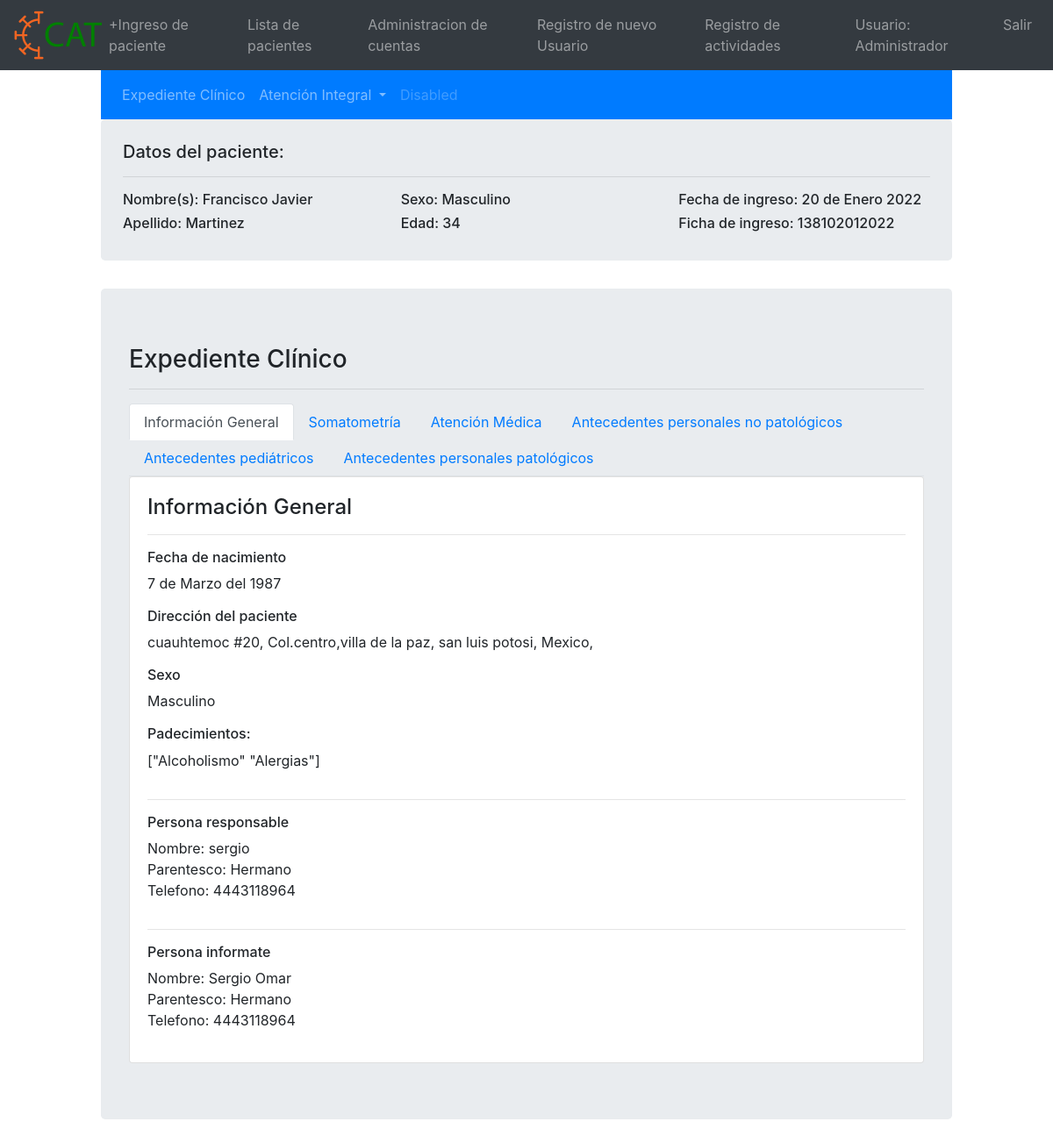
/patient_dashboard?enter_id=138102012022 (signed in), run on the app's committed database.
### main.py (models this page shows)
class User(db.Model, UserMixin):
    id = db.Column(db.Integer, primary_key=True)
    username = db.Column(db.String(20),nullable=False,unique=True)
    user_names = db.Column(db.String(20),nullable=False,unique=False)
    user_first_lastname=db.Column(db.String(20),nullable=False,unique=False)
    user_second_lastname=db.Column(db.String(20),nullable=True,unique=False)
    password = db.Column(db.String(80),nullable=False)
    set_new_password = db.Column(db.Boolean(),nullable=False)
    user_type = db.Column(db.String(20),nullable=False)
    user_cedula = db.Column(db.String(20),nullable=True)
    active_user = db.Column(db.Boolean(),nullable=False)
    created_by = db.Column(db.String(80),nullable=False)
    register_date = db.Column(db.DateTime, default=datetime.datetime.utcnow)

class Patient(db.Model, UserMixin):
    ct = datetime.datetime.now()
    id = db.Column(db.Integer, primary_key=True)
    enter_id = db.Column(db.Integer,nullable=False,unique=True)
    enter_date = db.Column(db.DateTime, default = datetime.datetime.utcnow)
    informacion_introducida_por = db.Column(db.String(20),nullable=False,unique=True)
    names = db.Column(db.String(20),nullable=False,unique=False)
    first_lastname = db.Column(db.String(30),nullable=False,unique=False)
    second_lastname = db.Column(db.String(30),nullable=False,unique=False)
    dia_nacimiento = db.Column(db.String(3),nullable=False)
    mes_nacimiento = db.Column(db.String(3),nullable=False)
    ano_nacimiento = db.Column(db.String(5),nullable=False)
    address_street = db.Column(db.String(30),nullable=False)
    address_number = db.Column(db.String(30),nullable=False)
    address_cp = db.Column(db.String(30),nullable=False)
    address_colonia = db.Column(db.String(40),nullable=False)
    address_municipio = db.Column(db.String(40),nullable=False)
    address_estado = db.Column(db.String(40),nullable=False)
    address_pais = db.Column(db.String(40),nullable=False)
    gender = db.Column(db.String(20),nullable=False)
    prueba_covid = db.Column(db.String(20),nullable=False)
    saturacion = db.Column(db.String(5),nullable=False)
    padecimientos = db.Column(db.String(250),nullable=False)
    alergias = db.Column(db.String(40))
    persona_responsable_nombre = db.Column(db.String(50),nullable=False)
    persona_responsable_parentesco = db.Column(db.String(30),nullable=False)
    persona_responsable_tel = db.Column(db.String(15))
    persona_informante_nombre = db.Column(db.String(50),nullable=False)
    persona_informante_parentesco = db.Column(db.String(30),nullable=False)
    persona_informante_tel = db.Column(db.String(15))
    ant_heredo_familiares = db.Column(db.Boolean(),default = False)
    ant_personales_no_pat = db.Column(db.Boolean(),default = False)
    ant_personales_pat = db.Column(db.Boolean(), default = False)
    ant_pediatricos = db.Column(db.Boolean(), default = False)
    ant_gineco = db.Column(db.String(), default = False)
    somatometria = db.Column(db.Boolean(), default = False)

### main.py (the view)
@app.route('/patient_dashboard',methods=['GET','POST'])
@login_required
def patient_dashboard():
    if request.method == "GET":
        data = request.args
        enter_id = data.get("enter_id")
        patient = Patient.query.filter_by(enter_id=enter_id).first()
        somatometria = Somatometria.query.filter_by(enter_id=enter_id).first()
        atencion_medica = Atencion_medica.query.filter_by(enter_id=enter_id).first()
        antecedentes_personales_no_patologicos = Antecedentes_personales_no_patologicos.query.filter_by(enter_id=enter_id).first()
        antecedentes_pediatricos = Antecedentes_pediatricos.query.filter_by(enter_id=enter_id).first()
        antecedentes_personales_patologicos = Antecedentes_personales_patologicos.query.filter_by(enter_id=enter_id).first()
        age = get_age(int(patient.dia_nacimiento),int(patient.mes_nacimiento),int(patient.ano_nacimiento))
        enter_date = patient.enter_date
        enter_date = f"{enter_date.day} de {format_spanish_month(enter_date.month)} {enter_date.year} "
        return render_template("patient_dashboard.html",names=patient.names,enter_id=patient.enter_id,first_lastname=patient.first_lastname,gender=patient.gender,age=age,enter_date=enter_date,patient=patient,format_spanish_month=format_spanish_month,somatometria=somatometria,atencion_medica=atencion_medica,antecedentes_personales_no_patologicos=antecedentes_personales_no_patologicos,antecedentes_pediatricos= antecedentes_pediatricos,antecedentes_personales_patologicos=antecedentes_personales_patologicos)

### main.py (called while the page is built)
@login_manager.user_loader
def load_user(user_id):
    return User.query.get(int(user_id))

def get_age(day,month,year):
    dt = datetime.datetime.today()
    cur_day = dt.day
    cur_month = dt.month
    cur_year = dt.year
    age = cur_year - year
    print(f"day={day} month={month} year={year}")
    if cur_month < month:
        age -=1
        return age
    elif(cur_month==month and cur_day<=day):
        age -= 1
        return age
    return age

def format_spanish_month(month):
    month = int(month)
    if month == 1:
        return "Enero"
    elif month == 2:
        return "Febrero"
    elif month == 3:
        return "Marzo"
    elif month == 4:
        return "Abril"
    elif month == 5:
        return "Mayo"
    elif month == 6:
        return "Junio"
    elif month == 7:
        return "Julio"
    elif month == 8:
        return "Agosto"
    elif month == 9:
        return "Septiembre"
    elif month == 10:
        return "Octubre"
    elif month == 11:
        return "Noviembre"
    else:
        return "Diciembre"

### templates/patient_dashboard.html (shortened to what this page needs)
{%extends "base.html" %}
{%block content%}
<div class="col-1"></div>
<div class="col-10">
    {% from "patient_navbar.html" import patient_navbar with context %}
    {{patient_navbar(enter_id)}}
    {% from "patient_navbar.html" import patient_info with context %}
    {{patient_info( names,first_lastname,gender,age,enter_id,enter_date)}}
    <div class="jumbotron">
        <h3>Expediente Clínico</h3>
        <hr>
    <nav>
  <div class="nav nav-tabs" id="nav-tab" role="tablist">
    <a class="nav-item nav-link active" id="informacion-general-tab" data-toggle="tab" href="#nav-informacion-general" role="tab" aria-controls="nav-home" aria-selected="true">Información General</a>
    <a class="nav-item nav-link" id="somatometria-tab" data-toggle="tab" href="#nav-somatometria" role="tab" aria-controls="nav-profile" aria-selected="false">Somatometría</a>
    <a class="nav-item nav-link" id="atencion-medica-tab" data-toggle="tab" href="#nav-atencion-medica" role="tab" aria-controls="nav-contact" aria-selected="false">Atención Médica</a>
    <a class="nav-item nav-link" id="antecedentes-personales-no-patologicos-tab" data-toggle="tab" href="#nav-antecedentes-personales-no-patologicos" role="tab" aria-controls="nav-contact" aria-selected="false">Antecedentes personales no patológicos</a>
    <a class="nav-item nav-link" id="antecedentes-pediatricos-tab" data-toggle="tab" href="#nav-antecedentes-pediatricos" role="tab" aria-controls="nav-contact" aria-selected="false">Antecedentes pediátricos</a>
    <a class="nav-item nav-link" id="antecedentes-personales-patologicos-tab" data-toggle="tab" href="#nav-antecedentes-personales-patologicos" role="tab" aria-controls="nav-contact" aria-selected="false">Antecedentes personales patológicos</a>
  </div>
</nav>
<div class="tab-content" id="nav-main">
  <div class="tab-pane fade show active" id="nav-informacion-general" role="tabpanel" aria-labelledby="nav-home-tab">
      <div class="card card-body">
            <div class="row">
              <div class="col">
                <h4>Información General</h4>
                <hr>
              </div>
            </div>
            <div class="row">
              <div class="col">
                <h6>Fecha de nacimiento</h6>
                <p> {{patient.dia_nacimiento}} de {{format_spanish_month(patient.mes_nacimiento)}} del {{patient.ano_nacimiento}}</p>
              </div>
            </div>
            <div class="row">
              <div class="col">
                <h6> Dirección del paciente</h6>
                <p> {{patient.address_street}} #{{patient.address_number}}, Col.{{patient.address_colonia}},{{patient.address_municipio}}, {{patient.address_estado}},
                {{patient.address_pais}}, {{patient.address_}}</p>
              </div>
            </div>
            <div class="row">
                <div class="col">
                    <h6>Sexo</h6>
                    <p>
                    {{patient.gender}}
                    </p>
                </div>
            </div>
            <div class="row">
                <div class="col">
                    <h6>Padecimientos:</h6>
                    <p>
                    {% set list = patient.padecimientos.split(",")%}
                    {%for element in list %}
                    {{element}}
                    {%endfor%}
                    </p>
                </div>
            </div>
            <hr>
            <div class="row">
                <div class="col">
                    <h6>Persona responsable</h6>
                    <p>
                    Nombre: {{patient.persona_responsable_nombre}}
                    <br>
                    Parentesco: {{patient.persona_responsable_parentesco}}
                    <br>
                    Telefono: {{patient.persona_responsable_tel}}
                    </p>
                </div>
            </div>
            <hr>
            <div class="row">
                <div class="col">
                    <h6>Persona informate</h6>
                    <p>
                    Nombre: {{patient.persona_informante_nombre}}
                    <br>
                    Parentesco: {{patient.persona_informante_parentesco}}
                    <br>
                    Telefono: {{patient.persona_informante_tel}}
                    </p>
                </div>
            </div>
          </div>
  </div>
  </div>
</div>
</div>
{%endblock%}

### templates/base.html (shortened to what this page needs)
<!DOCTYPE html>
<html lang='es'>
    <head>
        <link rel="stylesheet" href="static/css/bootstrap.min.css">
        <link rel="stylesheet" href="static/css/master.css">
    </head>
    <body>
<nav class="navbar navbar-expand-lg navbar-dark bg-dark">
    <a href="dashboard">
    <img class="logo" src="static/images/cat.png">
    <a>
  <div class="collapse navbar-collapse" id="navbarNavDropdown">
    <ul class="navbar-nav">
      <li class="nav-item">
        <a class="nav-link" href="ingreso_paciente">+Ingreso de paciente</a>
      </li>
      <li class="nav-item">
        <a class="nav-link" href="patients">Lista de pacientes</a>
      </li>
    </ul>
    <ul class="navbar-nav ml-auto">
    <li class="nav-item">
      {% if current_user.type == "Personal administrativo" or current_user.username == "Administrador" %}
      <li class="nav-item">
          <a class="nav-link" href="manage_accounts">Administracion de cuentas</a>
      </li>
      <li class="nav-item">
          <a class="nav-link" href="register">Registro de nuevo Usuario</a>
      </li>
      <li class="nav-item">
          <a class="nav-link" href="log">Registro de actividades</a>
      </li>
      {%endif%}
      {%if current_user.is_authenticated%}
      <li class="nav-item">
          <a class="nav-link">Usuario: {{ current_user.username }}</a>
      </li>
     <li class="nav-item">
          <a class="nav-link" href="logout" >Salir</a>
      </li>
      {% else %}
      <li class="nav-item">
          <a class="nav-link" href="login">Login</a>
      </li>
      {% endif %}
      </ul>
  </div>
</nav>
<div class="container-fluid">
   <div class="row">
    {% block content%}{%endblock%}
    </div>
</div>
</body>
<html>

### templates/patient_navbar.html (shortened to what this page needs)
{% macro patient_navbar(enter_id) %}
<nav class="navbar navbar-expand-lg navbar-dark bg-primary">
  <div class="collapse navbar-collapse" id="navbarSupportedContent">
    <ul class="navbar-nav mr-auto">
      <li class="nav-item">
          <a class="nav-link" role="button" href="patient_dashboard?enter_id={{patient.enter_id}}" aria-haspopup="true" aria-expanded="false">Expediente Clínico</a>
      </li>
      <li class="nav-item dropdown">
        <a class="nav-link dropdown-toggle" href="#" id="navbarDropdown" role="button" data-toggle="dropdown" aria-haspopup="true" aria-expanded="false">
         Atención Integral
        </a>
      </li>
      <li class="nav-item">
        <a class="nav-link disabled" href="#">Disabled</a>
      </li>
    </ul>
 </div>
 </nav>
<link rel="stylesheet" href="static/css/master.css">
{%endmacro%}
{% macro patient_info(names,first_lastname,gender,age,enter_id,enter_date)%}
<div class="jumbotron" style="padding: 25px;">
    <h5> Datos del paciente:</h5>
    <hr>
    <div class="row">
        <div class="col">
            <h6> Nombre(s): {{names}}</h6>
            <h6> Apellido: {{first_lastname}}</h6>
        </div>
        <div class="col">
            <h6>Sexo: {{gender}}</h6>
            <h6>Edad: {{age}}</h6>
        </div>
        <div class="col">
            <h6>Fecha de ingreso: {{enter_date}}</h6>
            <h6>Ficha de ingreso: {{enter_id}}</h6>
        </div>
    </div>
</div>
{% endmacro%}

### data on the page
User: username "Administrador"
Patient: names "Francisco Javier", first_lastname "Martinez", gender "Masculino", enter "138102012022", dia_nacimiento "7", mes_nacimiento "Marzo", ano_nacimiento "1987", address_street "cuauhtemoc", address_number "20", address_colonia "centro", address_municipio "villa de la paz", address_estado "san luis potosi", address_pais "Mexico", persona_responsable_nombre "sergio", persona_responsable_parentesco "Hermano", persona_responsable_tel "4443118964", persona_informante_nombre "Sergio Omar", persona_informante_parentesco "Hermano", persona_informante_tel "4443118964"

### other printed values
{{ age }} "34"
{{ enter_date }} "20 de Enero 2022"
{{ element }} "[\"Alcoholismo\"" "\"Alergias\"]"
